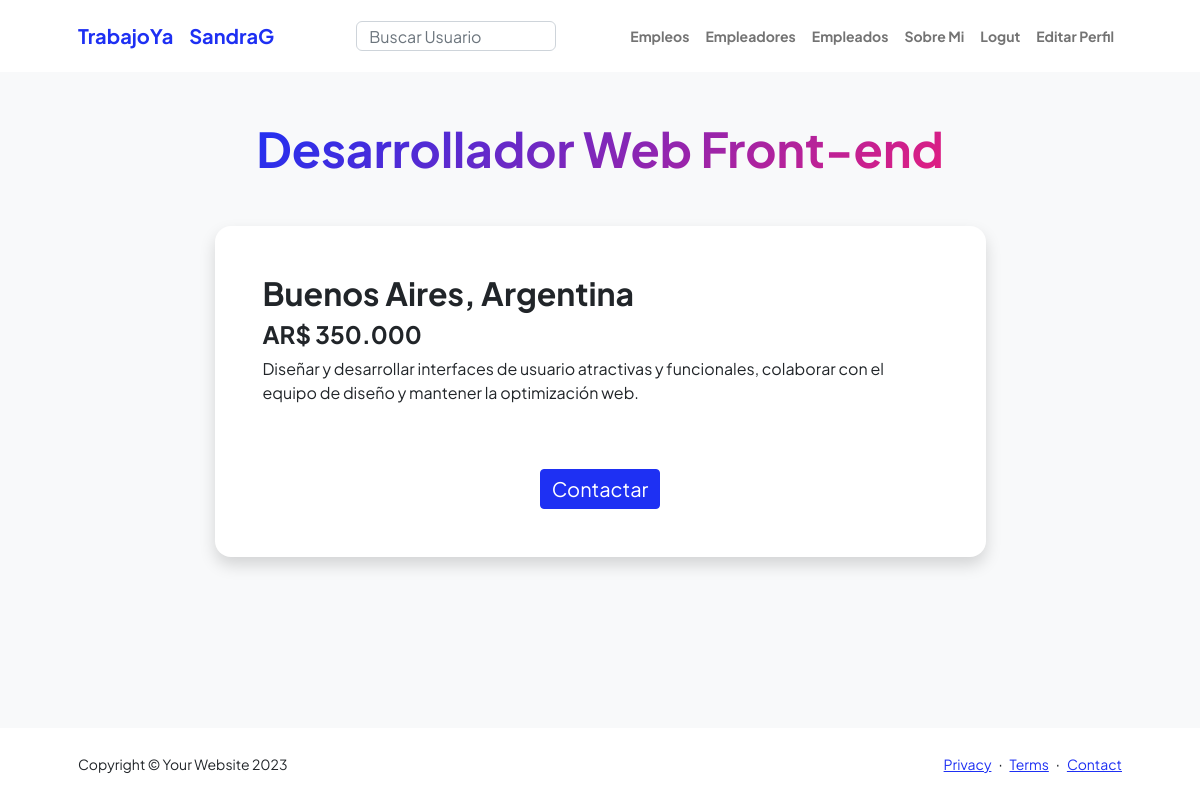
The page /trabajo/4/ (signed in) on the database its author committed.
### aplicacion/models.py (models this page shows)
class Empleos(models.Model):
    cargo = models.CharField(max_length=50)
    detalles = models.TextField()
    ubicacion = models.CharField(max_length=50)
    sueldo = models.CharField(max_length=50)
    user = models.ForeignKey(User, on_delete=models.CASCADE)

### aplicacion/views.py (the view)
# urls.py: path('trabajo/<int:trabajo_id>/', detalle_empleo, name='detalle_empleo'),
def detalle_empleo(request, trabajo_id):
    trabajo = Empleos.objects.get(pk=trabajo_id)
    return render(request, 'aplicacion/detalle_empleo.html', {'trabajo': trabajo})

### aplicacion/templates/aplicacion/detalle_empleo.html
{% extends 'aplicacion/base.html' %}
{% block titulo %}
    <div class="text-center mb-5">
        <h1 class="display-5 fw-bolder mb-0"><span class="text-gradient d-inline">{{trabajo.cargo}}</span></h1>
    </div>
{% endblock titulo %}
{% block informacion %}
    {% if trabajo %}
        <div class="card overflow-hidden shadow rounded-4 border-0 mb-5">
            <div class="card-body p-0">
                <div class="d-flex align-items-center">
                    <div class="p-5">
                        <h2 class="fw-bolder">{{trabajo.ubicacion}}</h2>
                        <h4 class="fw-bolder">{{trabajo.sueldo}}</h4>
                        <p>{{trabajo.detalles}}</p>
                    </div>
                </div>
                <div class="text-center" >
                    <a href="{% url 'contactar_usuario' destinatario_id=trabajo.user_id %}" class="btn btn-sm btn-primary"style="width: 120px; height:40px;">
                        <div class="fs-5"><p>Contactar</p></div>
                    </a>
                </div>
    {% else %}
        <p>No se ha encontrado a nadie con ese nombre.</p>
    {% endif %}
{% endblock informacion %}

### aplicacion/templates/aplicacion/base.html (shortened to what this page needs)
<!DOCTYPE html>
<html lang="en">
    <head>
        {% load static %}
        <link href="https://cdn.jsdelivr.net/npm/bootstrap-icons@1.8.1/font/bootstrap-icons.css" rel="stylesheet" />
        <link href="https://cdn.jsdelivr.net/npm/bootstrap@5.3.1/dist/css/bootstrap.min.css" rel="stylesheet" />
        <link href="{% static 'aplicacion/css/styles.css' %}" rel="stylesheet" />
    </head>
    <body class="d-flex flex-column h-100 bg-light">
        <main class="flex-shrink-0">
            <nav class="navbar navbar-expand-lg navbar-light bg-white py-3">
                <div class="container px-5">
                    <a class="navbar-brand" href="/inicio/" id="enlace-inicio" ><span class="fw-bolder text-primary">TrabajoYa</span></a>
                    {% if user.is_authenticated %}
                        <a class="navbar-brand" href="/perfil/" id="enlace-inicio" ><span class="fw-bolder text-primary">{{user.username}}</span></a>
                    {% endif %}
                    <div class="collapse navbar-collapse" id="navbarSupportedContent">
                        <ul class="navbar-nav ms-auto mb-2 mb-lg-0 small fw-bolder">
                            <form action="{% url 'lista_usuarios' %}" method="GET" class="text-center">
                                <input type="text" name="username" placeholder="Buscar Usuario" class="form-control form-end" style="width: 200px; height:30px;">
                            </form>
                         </ul>
                        <ul class="navbar-nav ms-auto mb-2 mb-lg-0 small fw-bolder">
                           <li class="nav-item"><a class="nav-link" href="/lista_empleos/" id="enlace-empleos">Empleos</a></li>
                           <li class="nav-item"><a class="nav-link" href="/lista_empleadores/" id="enlace-empleadores">Empleadores</a></li>
                            <li class="nav-item"><a class="nav-link" href="/lista_empleados/" id="enlace-empleados">Empleados</a></li>
                            <li class="nav-item"><a class="nav-link" href="/sobreMi/" id="enlace-empleados">Sobre Mi</a></li>
                            {% if user.is_authenticated %}
                                <li class="nav-item"><a class="nav-link" href="/logout/" id="enlace-logout">Logut</a></li>
                                <li class="nav-item"><a class="nav-link" href="/editar_perfil/" id="enlace-editarPerfil">Editar Perfil</a></li>
                            {% else %}
                                <li class="nav-item"><a class="nav-link" href="/login/" id="enlace-login">Login</a></li>
                                <li class="nav-item"><a class="nav-link" href="/registro/" id="enlace-registro">Registro</a></li>
                            {% endif %}
                        </ul>
                    </div>
                </div>
            </nav>
            <div class="container px-5 my-5">
                {% block titulo %}{% endblock titulo %}
                <div class="row gx-5 justify-content-center">
                    <div class="col-lg-11 col-xl-9 col-xxl-8">
                        <section>
                            {% block informacion %}{% endblock informacion %}
                        <div class="pb-5"></div>
                    </div>
                </div>
            </div>
        </main>
        <footer class="bg-white py-4 mt-auto">
            <div class="container px-5">
                <div class="row align-items-center justify-content-between flex-column flex-sm-row">
                    <div class="col-auto"><div class="small m-0">Copyright &copy; Your Website 2023</div></div>
                    <div class="col-auto">
                        <a class="small" href="#!">Privacy</a>
                        <span class="mx-1">&middot;</span>
                        <a class="small" href="#!">Terms</a>
                        <span class="mx-1">&middot;</span>
                        <a class="small" href="#!">Contact</a>
                    </div>
                </div>
            </div>
        </footer>
    </body>
</html>

### rows shown on the page
Empleos: cargo "Desarrollador Web Front-end", ubicacion "Buenos Aires, Argentina", sueldo "AR$ 350.000", detalles "Diseñar y desarrollar interfaces de usuario atractivas y funcionales, colaborar con el equipo de diseño y mantener la optimización web."

### other values the page prints
{{ user.username }} "SandraG"
